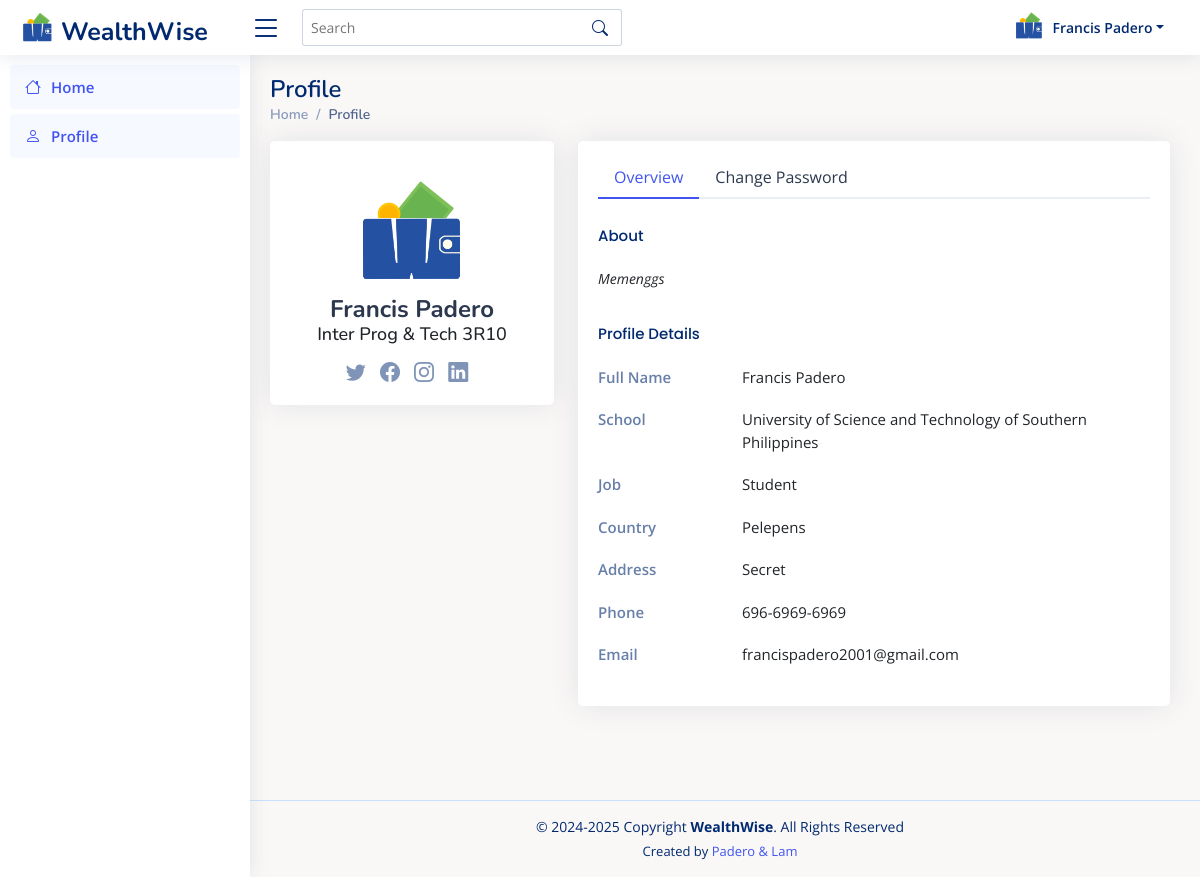
The page /view/index.php?page=profile (signed in) on the database its author committed.
### tables this page shows
CREATE TABLE `accounts` (
  `userid` int(11) NOT NULL,
  `first_name` varchar(50) NOT NULL,
  `last_name` varchar(50) NOT NULL,
  `balance` decimal(10,2) NOT NULL DEFAULT 0.00,
  `email` varchar(50) NOT NULL,
  `password` varchar(255) NOT NULL
);

### controller/getData.php (called while the page is built, shortened)
<?php
require_once '../database/config.php';
$userid = intval($_SESSION['authUser']['userid']);
$sql5 = "SELECT *
         FROM `accounts`
         WHERE `userid` = ?";
$stmt5 = $conn->prepare($sql5);
if ($stmt5) {
  $stmt5->bind_param("i", $userid);
  if ($stmt5->execute()) {
    $result5 = $stmt5->get_result();
    if ($result5->num_rows > 0) {
      $data = $result5->fetch_assoc();
      $firstName = $data['first_name'];
      $lastName = $data['last_name'];
      $email = $data['email'];
    } else {
      $_SESSION['message'] = "No user found with the given ID!";
      $_SESSION['code'] = "info";
    }
  } else {
    $_SESSION['message'] = "Failed to execute statement!";
    $_SESSION['code'] = "error";
  }
} else {
  $_SESSION['message'] = "Error preparing statement!";
  $_SESSION['code'] = "error";
}

### view/pages/profile.php (the view, shortened to what this page needs)
<div class="pagetitle">
  <h1>Profile</h1>
  <nav>
    <ol class="breadcrumb">
      <li class="breadcrumb-item"><a href="index.php?page=dashboard">Home</a></li>
      <li class="breadcrumb-item active">Profile</li>
    </ol>
  </nav>
</div>
<section class="section profile">
  <div class="row">
    <div class="col-xl-4">
      <div class="card">
        <div class="card-body profile-card pt-4 d-flex flex-column align-items-center">
          <img src="../assets/img/wealthwise.png" alt="Profile">
          <h2><?= $firstName . ' ' . $lastName ?></h2>
          <h3>Inter Prog & Tech 3R10</h3>
          <div class="social-links mt-2">
            <a href="#" class="twitter"><i class="bi bi-twitter"></i></a>
            <a href="#" class="facebook"><i class="bi bi-facebook"></i></a>
            <a href="#" class="instagram"><i class="bi bi-instagram"></i></a>
            <a href="#" class="linkedin"><i class="bi bi-linkedin"></i></a>
          </div>
        </div>
      </div>
    </div>
    <div class="col-xl-8">
      <div class="card">
        <div class="card-body pt-3">
          <ul class="nav nav-tabs nav-tabs-bordered">
            <li class="nav-item">
              <button class="nav-link active" data-bs-toggle="tab" data-bs-target="#profile-overview">Overview</button>
            </li>
            <li class="nav-item">
              <button class="nav-link" data-bs-toggle="tab" data-bs-target="#profile-change-password">Change Password</button>
            </li>
          </ul>
          <div class="tab-content pt-2">
            <div class="tab-pane fade show active profile-overview" id="profile-overview">
              <h5 class="card-title">About</h5>
              <p class="small fst-italic"> Memenggs</p>
              <h5 class="card-title">Profile Details</h5>
              <div class="row">
                <div class="col-lg-3 col-md-4 label ">Full Name</div>
                <div class="col-lg-9 col-md-8"><?= $firstName . ' ' . $lastName ?></div>
              </div>
              <div class="row">
                <div class="col-lg-3 col-md-4 label">School</div>
                <div class="col-lg-9 col-md-8">University of Science and Technology of Southern Philippines</div>
              </div>
              <div class="row">
                <div class="col-lg-3 col-md-4 label">Job</div>
                <div class="col-lg-9 col-md-8">Student</div>
              </div>
              <div class="row">
                <div class="col-lg-3 col-md-4 label">Country</div>
                <div class="col-lg-9 col-md-8">Pelepens</div>
              </div>
              <div class="row">
                <div class="col-lg-3 col-md-4 label">Address</div>
                <div class="col-lg-9 col-md-8">Secret</div>
              </div>
              <div class="row">
                <div class="col-lg-3 col-md-4 label">Phone</div>
                <div class="col-lg-9 col-md-8">696-6969-6969</div>
              </div>
              <div class="row">
                <div class="col-lg-3 col-md-4 label">Email</div>
                <div class="col-lg-9 col-md-8"><?= $email ?></div>
              </div>
            </div>
          </div>
        </div>
      </div>
    </div>
  </div>
</section>

### view/includes/topbar.php (shortened to what this page needs)
<header id="header" class="header fixed-top d-flex align-items-center">
  <div class="d-flex align-items-center justify-content-between">
    <a href="index.php" class="logo d-flex align-items-center">
      <img src="../assets/img/wealthwise.png" alt="">
      <span class="d-none d-lg-block">WealthWise</span>
    </a>
    <i class="bi bi-list toggle-sidebar-btn"></i>
  </div>
  <div class="search-bar">
    <form class="search-form d-flex align-items-center" method="POST" action="#">
      <input type="text" name="query" placeholder="Search" title="Enter search keyword">
      <button type="submit" title="Search"><i class="bi bi-search"></i></button>
    </form>
  </div>
  <nav class="header-nav ms-auto">
    <ul class="d-flex align-items-center">
      <li class="nav-item dropdown pe-3">
        <a class="nav-link nav-profile d-flex align-items-center pe-0" href="#" data-bs-toggle="dropdown">
          <img src="../assets/img/wealthwise.png" alt="Profile">
          <span class="d-none d-md-block dropdown-toggle ps-2"><?= $firstName . ' ' . $lastName ?></span>
        </a>
      </li>
    </ul>
  </nav>
</header>

### assets/css/style.css (style rules this page uses)
:root { scroll-behavior: smooth; }
body { font-family: "Open Sans", sans-serif; background: #faf8f6; color: #444444; }
a { color: #4154f1; text-decoration: none; }
h1, h2, h3, h4, h5, h6 { font-family: "Nunito", sans-serif; }
.pagetitle { margin-bottom: 10px; }
.pagetitle h1 { font-size: 24px; margin-bottom: 0; font-weight: 600; color: #012970; }
.card { margin-bottom: 30px; border: none; border-radius: 5px; box-shadow: 0px 0 30px rgba(1, 41, 112, 0.1); }
.card-title { padding: 20px 0 15px 0; font-size: 15px; font-weight: 500; color: #012970; font-family: "Poppins", sans-serif; }
.card-body { padding: 0 20px 20px 20px; }
.breadcrumb { font-size: 14px; font-family: "Nunito", sans-serif; color: #899bbd; font-weight: 600; }
.breadcrumb a { color: #899bbd; transition: 0.3s; }
.breadcrumb .breadcrumb-item::before { color: #899bbd; }
.breadcrumb .active { color: #51678f; font-weight: 600; }
.nav-tabs-bordered { border-bottom: 2px solid #ebeef4; }
.nav-tabs-bordered .nav-link { margin-bottom: -2px; border: none; color: #2c384e; }
.nav-tabs-bordered .nav-link.active { background-color: #fff; color: #4154f1; border-bottom: 2px solid #4154f1; }
.logo { line-height: 1; }
@media (min-width: 1200px) { .logo { width: 230px; } }
.logo img { max-height: 40px; margin-right: 6px; padding-bottom: 5px; }
.logo span { padding-top: 10px; font-size: 25px; font-weight: 700; color: #012970; font-family: "Nunito", sans-serif; }
.header { transition: all 0.5s; z-index: 997; height: 55px; box-shadow: 0px 2px 20px rgba(1, 41, 112, 0.1); background-color: #fff; padding-left: 20px; padding-right: 20px; }
.header .toggle-sidebar-btn { font-size: 32px; cursor: pointer; color: #012970; }
.header .search-bar { min-width: 360px; padding: 0 20px; }
.header .search-form { width: 100%; }
.header .search-form input { border: 0; font-size: 14px; color: #012970; border: 1px solid rgba(1, 41, 112, 0.2); padding: 7px 38px 7px 8px; border-radius: 3px; transition: 0.3s; width: 100%; }
.header .search-form button { border: 0; padding: 0; margin-left: -30px; background: none; }
.header .search-form button i { color: #012970; }
.header-nav ul { list-style: none; }
.header-nav > ul { margin: 0; padding: 0; }
.header-nav .nav-profile { color: #012970; }
.header-nav .nav-profile img { max-height: 40px; padding-bottom: 8px; }
.header-nav .nav-profile span { font-size: 14px; font-weight: 600; }
.profile .profile-card img { max-width: 120px; }
.profile .profile-card h2 { font-size: 24px; font-weight: 700; color: #2c384e; margin: 10px 0 0 0; }
.profile .profile-card h3 { font-size: 18px; }
.profile .profile-card .social-links a { font-size: 20px; display: inline-block; color: rgba(1, 41, 112, 0.5); line-height: 0; margin-right: 10px; transition: 0.3s; }
.profile .profile-overview .row { margin-bottom: 20px; font-size: 15px; }
.profile .profile-overview .card-title { color: #012970; }
.profile .profile-overview .label { font-weight: 600; color: rgba(1, 41, 112, 0.6); }

### rows shown on the page
accounts: first_name "Francis", last_name "Padero", email "francispadero2001@gmail.com"
